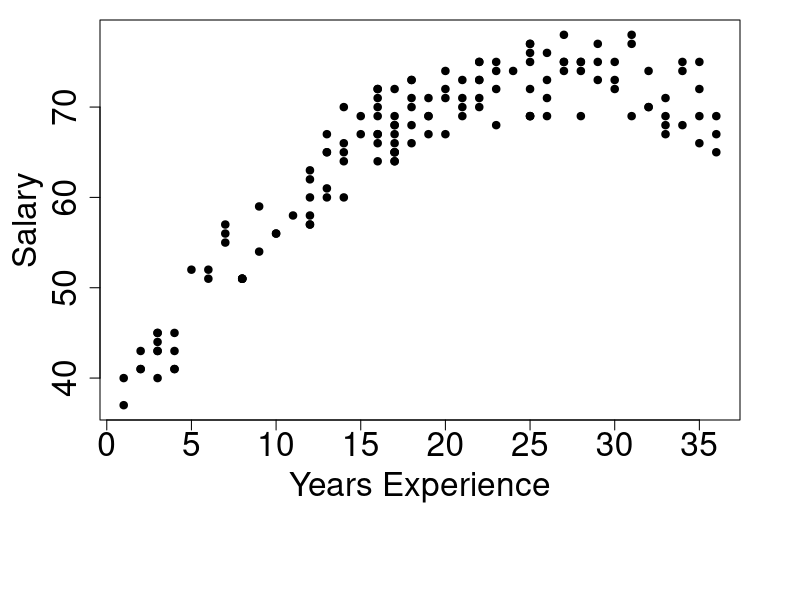
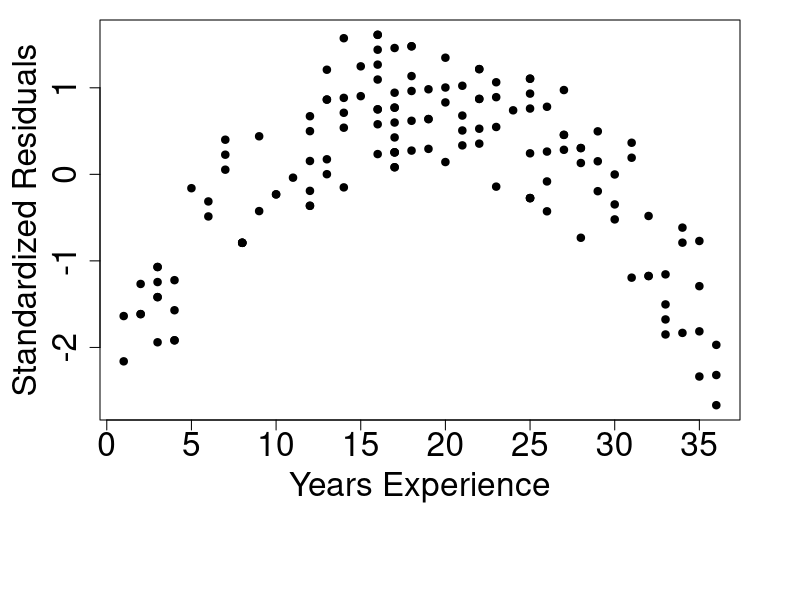
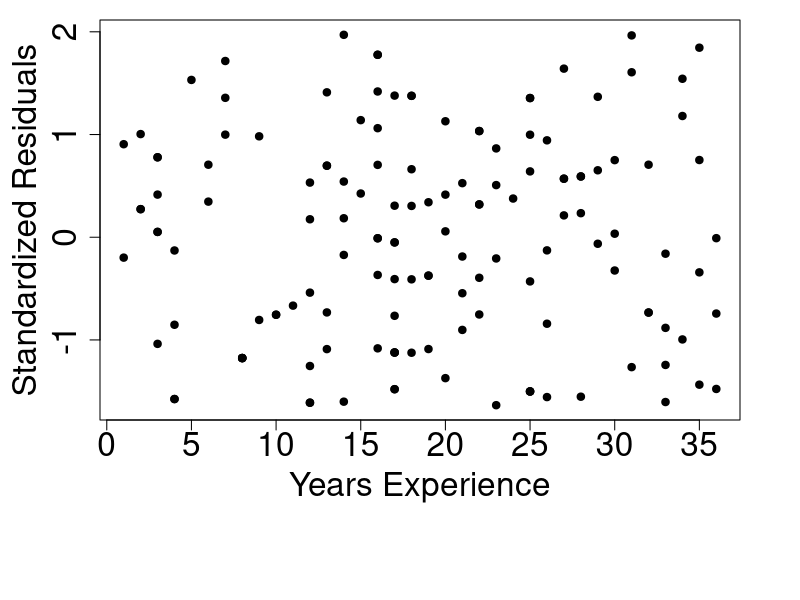
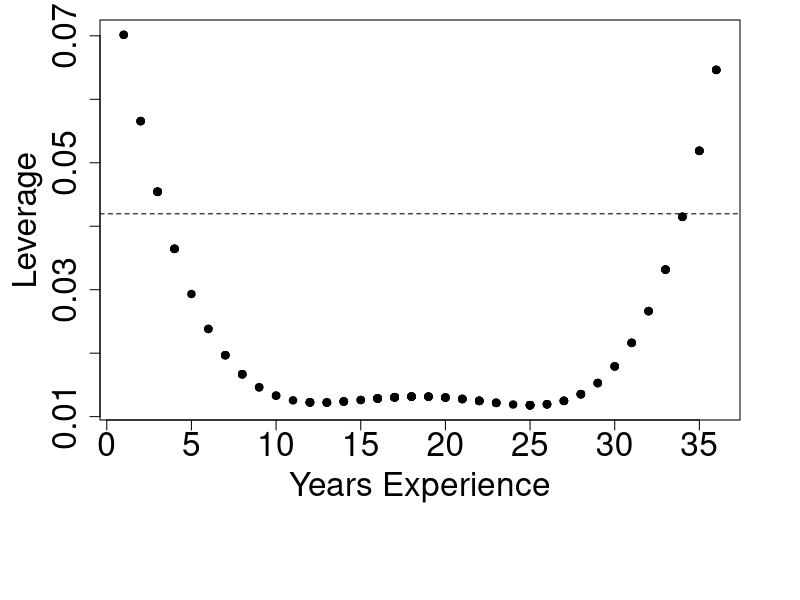
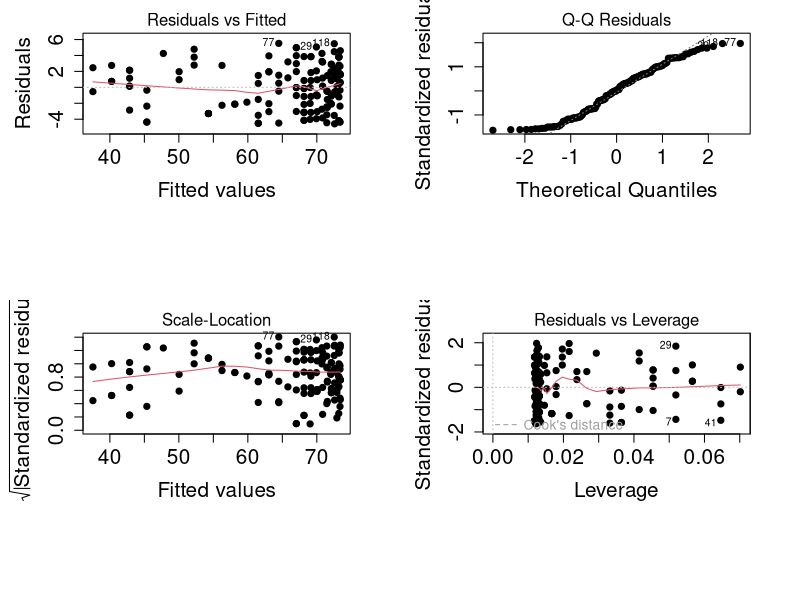
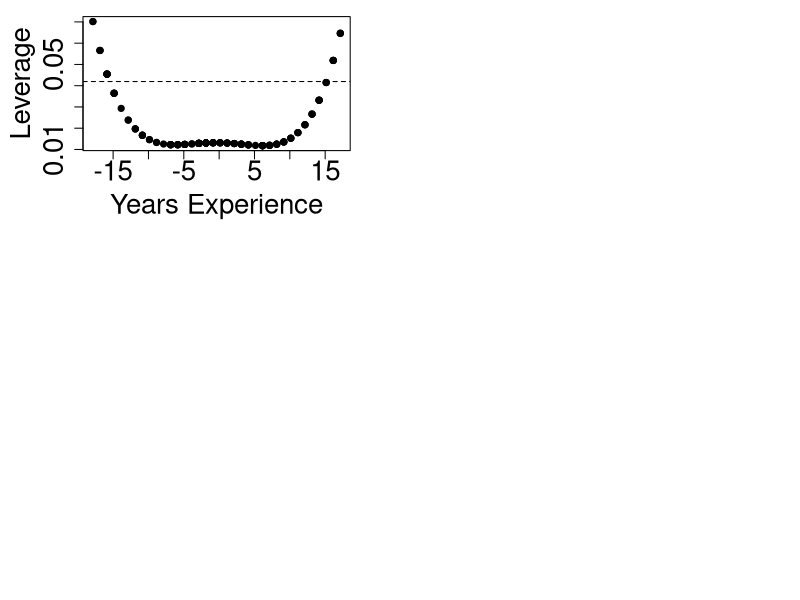

These charts were generated, in order, by the following R code:
salary<-read.csv("profsalary.csv",header=TRUE)


y1<-salary$Salary
x1<-salary$Experience

par(cex.main=2, cex.axis = 2, cex.lab=2, mar=c(9,5,1,3), pch=19)
plot(x1, y1, xlab="Years Experience", ylab="Salary")

m1<-lm(y1~x1)

par(cex.main=2, cex.axis = 2, cex.lab=2, mar=c(9,5,1,3), pch=19)
plot(x1, rstandard(m1), xlab="Years Experience", ylab="Standardized Residuals")


#We may need to use the I() function when fitting polynomial terms:
m2<-lm(y1~x1+I(x1^2))
par(cex.main=2, cex.axis = 2, cex.lab=2, mar=c(9,5,1,3), pch=19)
plot(x1, rstandard(m2), xlab="Years Experience", ylab="Standardized Residuals")

par(cex.main=2, cex.axis = 2, cex.lab=2, mar=c(9,5,1,3), pch=19)
plot(x1, hatvalues(m2), xlab="Years Experience", ylab="Leverage")
abline(h=(6/length(x1)), lty=2)


par(cex.main=1.5, cex.axis = 1.5, cex.lab=1.5, mar=c(10,5,2,3), pch=19, mfrow=c(2,2))
plot(m2)




x2 <- x1 - mean(x1)
m3 <- lm(y1~x2+I(x2^2))
par(cex.main=2, cex.axis = 2, cex.lab=2, mar=c(9,5,1,3), pch=19)
plot(x2, hatvalues(m3), xlab="Years Experience", ylab="Leverage")
abline(h=(6/length(x2)), lty=2)
